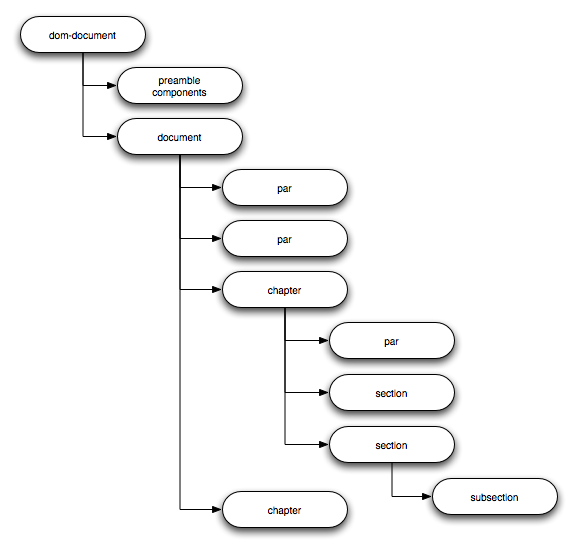
#> input picture plastex/images/img-0001.png, 578 x 552 px
$ python -i __init__.py   (imports and definitions only)
#> lines starting #> are read from the running program, lines starting #| are printed output that depends on the picture
### plasTeX/Logging.py
import textwrap
from logging import CRITICAL, DEBUG, INFO, Formatter
from logging import Logger as _Logger
from logging import StreamHandler as _StreamHandler
from logging import addLevelName, setLoggerClass, FileHandler, Filter
from plasTeX.Config import defaultConfig

MAX_WIDTH = 75
LOG_FORMAT = '[%(name)s] %(levelname)s: %(message)s'
STATUS_FORMAT = '%(message)s'
ROOT_LOG_FORMAT = '%(levelname)s: %(message)s'

DEBUG1 = DEBUG - 1
DEBUG2 = DEBUG - 2
DEBUG3 = DEBUG - 3
DEBUG4 = DEBUG - 4
DEBUG5 = DEBUG - 5

addLevelName(DEBUG1, 'DEBUG-1')
addLevelName(DEBUG2, 'DEBUG-2')
addLevelName(DEBUG3, 'DEBUG-3')
addLevelName(DEBUG4, 'DEBUG-4')
addLevelName(DEBUG5, 'DEBUG-5')

class Logger(_Logger):

    def __init__(self, name='', *args, **kwargs):
#> further down, picture is the input picture: PIL image 578x552 RGB; mean R, G, B 246.4, 246.4, 246.4
        _Logger.__init__(self, name, *args, **kwargs)
        self.propagate = 0
        level = locals().get(defaultConfig()['logging']['logging'].get(name))
        if not name:
            handler = StreamHandler()
            handler.setFormatter(StreamFormatter(ROOT_LOG_FORMAT))
        elif name in ['status', '(status)']:
            handler = StatusHandler()
            handler.setFormatter(StreamFormatter(STATUS_FORMAT))
            level = INFO
        else:
            handler = StreamHandler()
            handler.setFormatter(StreamFormatter(LOG_FORMAT))
        self.addHandler(handler)
        if level is not None:
            self.setLevel(level)

    def debug1(self, *args, **kwargs):
        return self.log(DEBUG1, *args, **kwargs)

    def debug2(self, *args, **kwargs):
        return self.log(DEBUG2, *args, **kwargs)

    def debug3(self, *args, **kwargs):
        return self.log(DEBUG3, *args, **kwargs)

    def debug4(self, *args, **kwargs):
        return self.log(DEBUG4, *args, **kwargs)

    def debug5(self, *args, **kwargs):
        return self.log(DEBUG5, *args, **kwargs)

    def dot(self):
        return self.info('.')


class StreamFormatter(Formatter):

    # [11 lines left out: function format, not called in this run]


class StreamHandler(_StreamHandler):

    currentpos = 0
    lastwrite = None

    # [29 lines left out: functions emit, checkLastWrite, checkPos, not called in this run]


class StatusHandler(StreamHandler):
    """ StreamHandler with no newlines after each emit """

    # [17 lines left out: function emit, not called in this run]


setLoggerClass(Logger)

root = Logger()

_loggers = {None:root}

# [48 lines left out: functions getLogger, disableLogging, fileLogging, updateLogLevels, not called in this run]

### plasTeX/Imagers/__init__.py
from pathlib import Path
import os, tempfile, shutil, re, string, pickle
from hashlib import md5
from io import StringIO
import subprocess
import shlex
from typing import List, Tuple, Optional, Dict, Any

from plasTeX import Macro
from plasTeX.Filenames import Filenames
from plasTeX.Logging import getLogger

# [1 line that did not run here, left out]
# [1 line that did not run here, left out]
# [1 line that did not run here, left out]
# [1 line that did not run here, left out]

try:
    from PIL import Image as PILImage
    from PIL import ImageChops as PILImageChops
except ImportError:
    PILImage = PILImageChops = None  # type: ignore

def autoCrop(im, bgcolor=None, margin=0):
    """
    Automatically crop image down to non-background portion

    Required Argument:
    im -- image object

    Optional Argument:
    bgcolor -- value or tuple containing the color to use for the
        background color when cropping
    margin -- leave this many pixels around the content.  If there
        aren't that many pixels to leave, leave as many as possible.

    Returns: cropped image object and tuple containing the number
        of pixels removed from each side (left, top, right, bottom)

    """
#> called with margin = 0
    if im.mode != "RGB":
        im = im.convert("RGB")

    origbbox = im.getbbox()
#> origbbox = (0, 0, 578, 552)
    if origbbox is None:
        origbbox = (0,0,im.size[0],im.size[1])

    # Figure out the background color from the corners, if needed
    if bgcolor is None:
        topleft = im.getpixel((origbbox[0],origbbox[1]))
#> topleft = (255, 255, 255)
        topright = im.getpixel((origbbox[2]-1,origbbox[1]))
#> topright = (255, 255, 255)
        bottomleft = im.getpixel((origbbox[0],origbbox[3]-1))
#> bottomleft = (255, 255, 255)
        bottomright = im.getpixel((origbbox[2]-1,origbbox[3]-1))
#> bottomright = (255, 255, 255)
        corners = [topleft, topright, bottomleft, bottomright]
#> corners = [(255, 255, 255), (255, 255, 255), (255, 255, 255), (255, 255, 255)]

        matches = []
        matches.append(len([x for x in corners if x == topleft]))
        matches.append(len([x for x in corners if x == topright]))
        matches.append(len([x for x in corners if x == bottomleft]))
        matches.append(len([x for x in corners if x == bottomright]))

        try: bgcolor = corners[matches.index(1)]
        except ValueError: pass
        try: bgcolor = corners[matches.index(2)]
        except ValueError: pass
        try: bgcolor = corners[matches.index(3)]
        except ValueError: pass
        try: bgcolor = corners[matches.index(4)]
#> bgcolor = (255, 255, 255)
        except ValueError: pass

    # Create image with only the background color
    bg = PILImage.new("RGB", im.size, bgcolor)
#> bg: PIL image 578x552 RGB; every value is 255

    # Get bounding box of non-background content
    diff = PILImageChops.difference(im, bg)
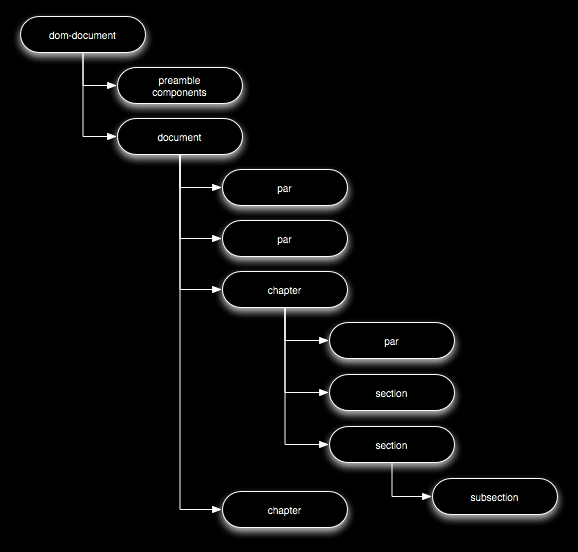
#> diff: PIL image 578x552 RGB; mean R, G, B 8.6, 8.6, 8.6
    bbox = diff.getbbox()
#> bbox = (12, 12, 566, 540)
    if bbox:
        if margin:
            bbox = list(bbox)
            bbox[0] -= margin
            bbox[1] -= margin
            bbox[2] += margin
            bbox[3] += margin
            bbox = tuple([max(0,x) for x in bbox])
        return im.crop(bbox), tuple([abs(x-y) for x,y in zip(origbbox,bbox)]), bgcolor
    return PILImage.new("RGB", (1,1), bgcolor), (0,0,0,0), bgcolor

class Box(object):
    pass

class Dimension(float):
    """
    Dimension object used for width, height, and depth of images

    This object is simply a float value.  The value of the float
    is in pixels.  All other units can be gotten using their
    corresponding property.

    """
    fontSize = 15
    @property
    def ex(self):
        return '%sex' % self.format(self / (self.fontSize * 0.6))
    @property
    def em(self):
        return '%sem' % self.format(self / self.fontSize)
    @property
    def pt(self):
        return '%spt' % self.format(self)
    @property
    def px(self):
        return '%spx' % self.format(self)
    @property
    def mm(self):
        return '%smm' % self.format(self.cm * 10.0)
    @property
    def inch(self):
        return '%sin' % self.format(self.pt / 72.0)
    @property
    def cm(self):
        return '%scm' % self.format(self.inch * 2.54)
    @property
    def pc(self):
        return '%spc' % self.format(self.pt / 12.0)

    # [9 lines left out: functions __getattribute__, format, not called in this run]

    def __str__(self):
        return self.format(self)

    def __repr__(self):
        return self.format(self)


class DimensionPlaceholder(str):
    """
    Placeholder for dimensions

    Dimensions for an image aren't generally known until the end of
    the rendering process.  This object generates a placeholder
    for the dimension.

    """
    imageUnits = ''
    # [11 lines left out: functions __getattribute__, __setattribute__, not called in this run]

class Image(object):
    """ Generic image object """

    # [14 lines left out: function __init__, not called in this run]

    @property
    def height(self):
        return getattr(self.bitmap, '_height', None)

    # [8 lines left out: function height, not called in this run]

    @property
    def width(self):
        return getattr(self.bitmap, '_width', None)

    # [8 lines left out: function width, not called in this run]

    @property
    def depth(self):
        return getattr(self, '_depth', None)

    # [75 lines left out: functions depth, url, crop, not called in this run]

    def __str__(self):
        return self.filename

    def __repr__(self):
        return self.filename

    def _autoCrop(self, im, bgcolor=None, margin=0):
        return autoCrop(im, bgcolor, margin)

    # [137 lines left out: functions _stripBaseline, run_command, not called in this run]

# [471 lines that did not run here, left out]


# [10 lines that did not run here, left out]

>>> from PIL import Image
>>> picture = Image.open('../../plastex/images/img-0001.png')
>>> result = autoCrop(picture)

$ run again, on plastex/images/img-0002.png
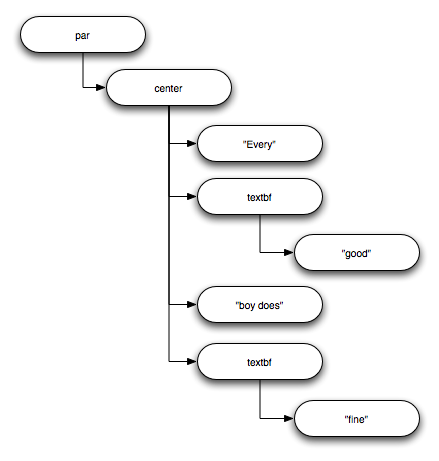
#> input picture plastex/images/img-0002.png, 439 x 461 px
#> picture is the input picture: PIL image 439x461 RGB; mean R, G, B 245.6, 245.6, 245.6
#> origbbox = (0, 0, 439, 461)
#> topleft = (255, 255, 255)
#> corners = [(255, 255, 255), (255, 255, 255), (255, 255, 255), (255, 255, 255)]
#> bgcolor = (255, 255, 255)
#> bg: PIL image 439x461 RGB; every value is 255
#> in autoCrop, `diff = PILImageChops.difference(im, bg)`:
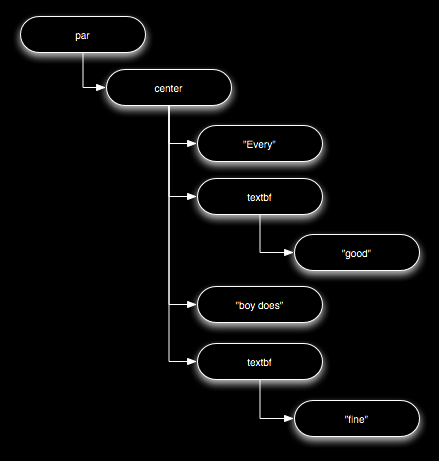
#> diff: PIL image 439x461 RGB; mean R, G, B 9.4, 9.4, 9.4
#> bbox = (12, 12, 428, 449)

$ run again, on plastex/images/img-0003.png
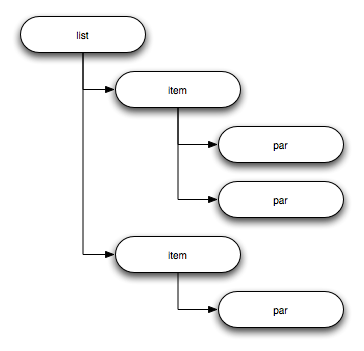
#> input picture plastex/images/img-0003.png, 364 x 351 px
#> picture is the input picture: PIL image 364x351 RGB; mean R, G, B 244.2, 244.2, 244.2
#> origbbox = (0, 0, 364, 351)
#> topleft = (255, 255, 255)
#> corners = [(255, 255, 255), (255, 255, 255), (255, 255, 255), (255, 255, 255)]
#> bgcolor = (255, 255, 255)
#> bg: PIL image 364x351 RGB; every value is 255
#> in autoCrop, `diff = PILImageChops.difference(im, bg)`:
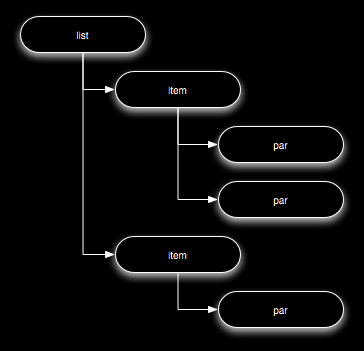
#> diff: PIL image 364x351 RGB; mean R, G, B 10.8, 10.8, 10.8
#> bbox = (12, 12, 352, 340)

$ run again, on plastex/images/img-0004.png
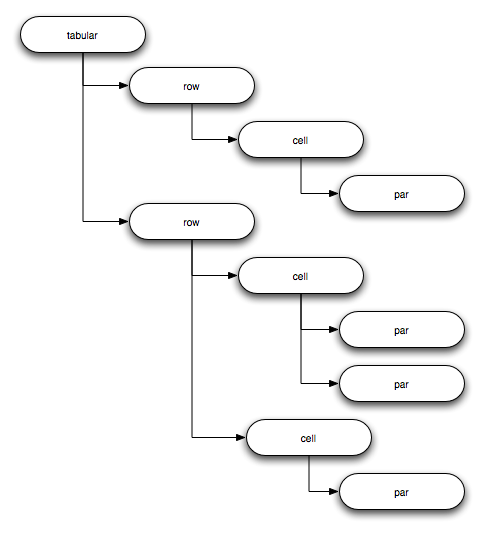
#> input picture plastex/images/img-0004.png, 484 x 534 px
#> picture is the input picture: PIL image 484x534 RGB; mean R, G, B 246, 246, 246
#> origbbox = (0, 0, 484, 534)
#> topleft = (255, 255, 255)
#> corners = [(255, 255, 255), (255, 255, 255), (255, 255, 255), (255, 255, 255)]
#> bgcolor = (255, 255, 255)
#> bg: PIL image 484x534 RGB; every value is 255
#> in autoCrop, `diff = PILImageChops.difference(im, bg)`:
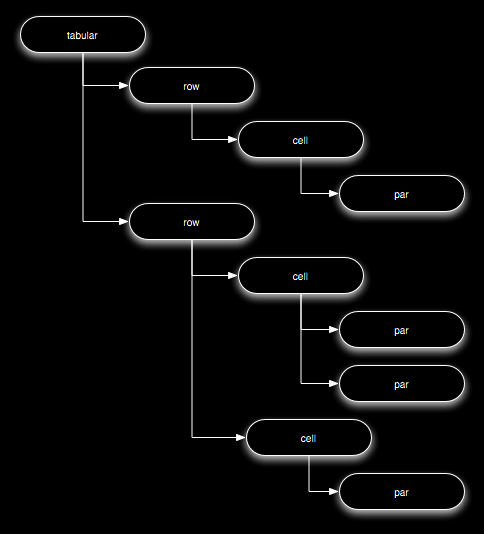
#> diff: PIL image 484x534 RGB; mean R, G, B 9, 9, 9
#> bbox = (12, 12, 473, 522)
